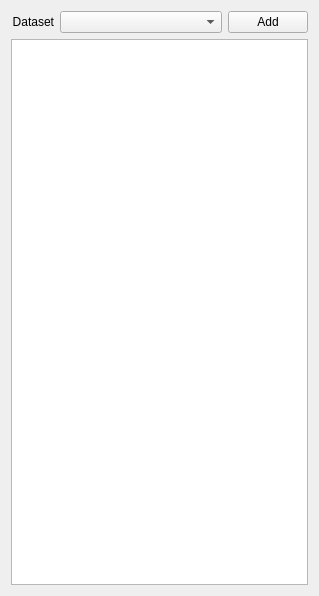
          <widget class="QWidget" name="dtst_wdg">
           <property name="geometry">
            <rect>
             <x>0</x>
             <y>0</y>
             <width>319</width>
             <height>596</height>
            </rect>
           </property>
           <attribute name="label">
            <string>Dataset - None</string>
           </attribute>
           <layout class="QGridLayout" name="gridLayout_6">
            <item row="0" column="0">
             <layout class="QGridLayout" name="dtst_grid_lyt" columnstretch="0,1,0">
              <property name="sizeConstraint">
               <enum>QLayout::SetMinimumSize</enum>
              </property>
              <item row="1" column="0" colspan="3">
               <widget class="QListWidget" name="dtst_lw"/>
              </item>
              <item row="0" column="0">
               <widget class="QLabel" name="dtst_lbl">
                <property name="text">
                 <string>Dataset</string>
                </property>
                <property name="alignment">
                 <set>Qt::AlignRight|Qt::AlignTrailing|Qt::AlignVCenter</set>
                </property>
               </widget>
              </item>
              <item row="0" column="1">
               <widget class="QComboBox" name="dtst_cb">
                <property name="sizePolicy">
                 <sizepolicy hsizetype="Minimum" vsizetype="Fixed">
                  <horstretch>0</horstretch>
                  <verstretch>0</verstretch>
                 </sizepolicy>
                </property>
                <property name="sizeAdjustPolicy">
                 <enum>QComboBox::AdjustToMinimumContentsLength</enum>
                </property>
               </widget>
              </item>
              <item row="0" column="2">
               <widget class="QPushButton" name="adddtst_btn">
                <property name="focusPolicy">
                 <enum>Qt::NoFocus</enum>
                </property>
                <property name="text">
                 <string>Add</string>
                </property>
               </widget>
              </item>
             </layout>
            </item>
           </layout>
          </widget>
